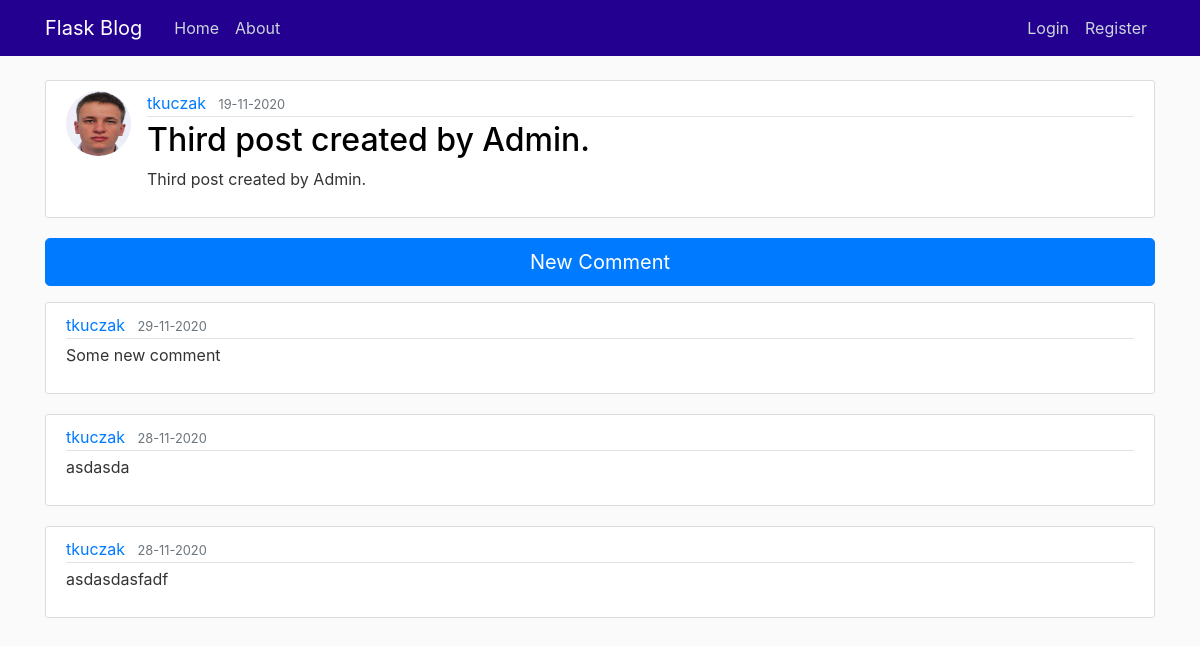
Screenshot of /post/3 with the database file from the repository.
### blog/models.py (models this page shows, shortened)
class User(db.Model, UserMixin):
    id = db.Column(db.Integer(), primary_key=True)
    username = db.Column(db.String(20), unique=True, nullable=False)
    email = db.Column(db.String(128), unique=True, nullable=False)
    image_file = db.Column(db.String(20), nullable=False, default='default.jpg')
    password = db.Column(db.String(60), nullable=False)
    active = db.Column(db.Boolean(), nullable=False, default=0)
    posts = db.relationship('Post', backref='author', lazy=True)
    comments = db.relationship('Comments', backref='author', lazy=True)
    roles = db.relationship('Role', secondary='user_roles',  backref=db.backref('user', lazy=True), lazy='subquery')

class Post(db.Model):
    id = db.Column(db.Integer(), primary_key=True)
    author_id = db.Column(db.Integer(), db.ForeignKey('user.id'), nullable=False)
    title = db.Column(db.String(128),nullable=False)
    content = db.Column(db.Text, nullable=False)
    date_posted = db.Column(db.DateTime, nullable=False, default = datetime.now)
    comments = db.relationship('Comments', backref='post', lazy=True, order_by='Comments.date_posted.desc()')

class Comments(db.Model):
    id = db.Column(db.Integer(), primary_key=True)
    post_id = db.Column(db.Integer(), db.ForeignKey('post.id'), nullable=False)
    author_id = db.Column(db.Integer(), db.ForeignKey('user.id'), nullable=False)
    content = db.Column(db.Text, nullable=False)
    date_posted = db.Column(db.DateTime, nullable=False, default = datetime.now)

### blog/posts/routes.py (the view)
@posts.route("/post/<int:post_id>")
def post(post_id):
    post = Post.query.get_or_404(post_id)
    comments = post.comments
    return render_template('post.html', title=post.title, post=post, comments=comments)

### blog/templates/post.html (shortened to what this page needs)
{% extends "layout.html" %}
{% block content %}
    <article class="media content-section">
        <img class="rounded-circle article-img" src="{{ url_for('static', filename = 'profile_pics/' + post.author.image_file) }}">
        <div class="media-body">
            <div class="article-metadata">
                <a class="mr-2" href="{{ url_for('users.user_posts', username=post.author.username) }}">{{ post.author.username }}</a>
                <small class="text-muted">{{ post.date_posted.strftime('%d-%m-%Y') }}</small>
            </div>
        <h2 class="article-title">{{ post.title }}</h2>
        <p class="article-content">{{ post.content }}</p>
        </div>
    </article>
    <div>
        <a class="btn btn-primary btn-lg btn-block mb-3" href="{{ url_for('posts.new_comment', post_id = post.id) }}">New Comment</a>
    </div>
    {% for comment in comments %}
        <article class="media content-section">
            <div class="media-body">
                <div class="article-metadata">
                    <a class="mr-2" href="{{ url_for('users.user_posts', username=post.author.username) }}">{{ comment.author.username }}</a>
                    <small class="text-muted">{{ comment.date_posted.strftime('%d-%m-%Y') }}</small>
                </div>
            <p class="article-content">{{ comment.content }}</p>
          </div>
        </article>
    {% endfor %}
{% endblock content %}

### blog/static/main.css (style rules this page uses)
body { background: #fafafa; color: #333333; margin-top: 5rem; }
h1, h2, h3, h4, h5, h6 { color: #444444; }
.content-section { background: #ffffff; padding: 10px 20px; border: 1px solid #dddddd; border-radius: 3px; margin-bottom: 20px; }
.article-title { color: #000000; }
.article-content { white-space: pre-line; }
.article-img { height: 65px; width: 65px; margin-right: 16px; }
.article-metadata { padding-bottom: 1px; margin-bottom: 4px; border-bottom: 1px solid #e3e3e3 }

### rows the page displays
User: image_file (picture), author.username "tkuczak"
Post: date_posted "19-11-2020", title "Third post created by Admin.", content "Third post created by Admin."
Comments: author.username "tkuczak", date_posted "29-11-2020", content "Some new comment"
Comments: author.username "tkuczak", date_posted "28-11-2020", content "asdasda"
Comments: author.username "tkuczak", date_posted "28-11-2020", content "asdasdasfadf"
